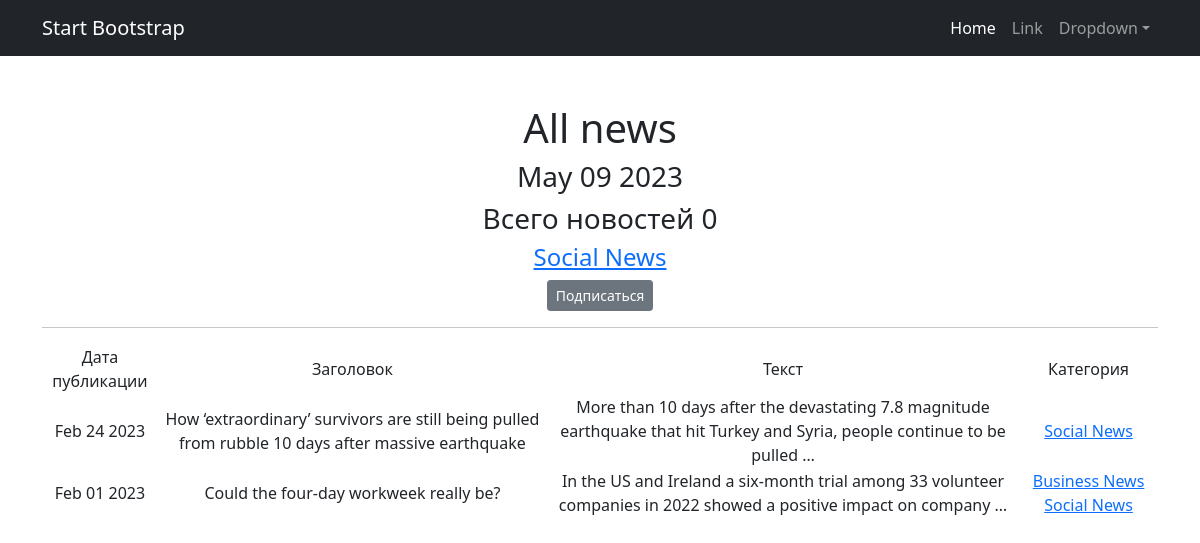
Screenshot of /news/categories/7 with the database file from the repository.
### news_portal/models.py (models this page shows, shortened)
class Category(models.Model):
    name = models.CharField(max_length=255, unique=True)
    subscribers = models.ManyToManyField(User, related_name='categories')
    def __str__(self):
      return self.name.title()

class Post(models.Model):
    news = "NS"
    article = "AC"
    TYPE = [
        (news, 'News'),
        (article, 'Article')
    ]
    author = models.ForeignKey("Author", on_delete=models.CASCADE)
    type = models.CharField(max_length=2, choices=TYPE, default=news)
    post_time_in = models.DateTimeField(auto_now_add=True)
    category = models.ManyToManyField("Category", through="PostCategory")
    title = models.CharField(max_length=255)
    post_text = models.TextField()
    post_rating = models.FloatField(default=0.0)

### news_portal/views.py (the view)
# urls.py: path('categories/<int:pk>', CategoryListView.as_view(), name='category-list'),
class CategoryListView(ListView):
    model = Post
    template_name = 'category_list.html'
    context_object_name = 'category_news_list'
    def get_queryset(self):
        self.category = get_object_or_404(Category, id=self.kwargs['pk'])
        queryset = Post.objects.filter(category=self.category).order_by('-post_time_in')
        return queryset
    def get_context_data(self, **kwargs):
        context = super().get_context_data(**kwargs)
        context['is_not_subscriber'] = self.request.user not in self.category.subscribers.all()
        context['category'] = self.category
        return context

### news_portal/templatetags/news_filters.py (called while the page is built)
@register.filter()
def cenzor(value):
    mat = ['idiot', 'fizz', 'nasty', 'euro']
    word = ''
    text = value.split()
    for i in range(len(text)):
        for j in mat:
            if j in text[i].lower():
                for c in (text[i]):
                    word += '*' if c.isalpha() else c
                    text[i] = text[i][0] + word
    return ' '.join(text)

### news_portal/templatetags/news_tags.py (called while the page is built)
@register.simple_tag()
def current_time(format_string='%b %d %Y'):
   return datetime.utcnow().strftime(format_string)

### templates/category_list.html (shortened to what this page needs)
{% extends 'flatpages/default.html' %}
{% load news_filters %}
{% load news_tags %}
{% block content %}
    <h1>All news</h1>
    <h3>{% current_time '%b %d %Y' %}</h3>
    <h3>Всего новостей {{ news | length }}</h3>
    <h4><a href="categories/{{ category.id }}" >{{category}}</a></h4>
    <form action="" method="get">
        {% if is_not_subscriber %}
          <p class="text-center"><a href="{% url 'subscribe' category.id %}" class="btn btn-secondary btn-sm">Подписаться</a></p>
        {% endif %}
    </form>
    <hr>
    {% if category_news_list %}
       <table>
           <tr>
               <td>Дата публикации</td>
               <td>Заголовок</td>
               <td>Текст</td>
               <td>Категория</td>
           </tr>
           {% for post in category_news_list %}
           <tr>
               <td>{{ post.post_time_in | date:'M d Y' }}</td>
               <td>{{ post.title | cenzor }}</td>
               <td>{{ post.post_text | truncatewords:20 | cenzor }}</td>
               <td>{% for category in post.category.all %}
                <a href="categories/{{ category.id }}">{{category}}</a>
                {% endfor %}
                </td>
           </tr>
           {% endfor %}
       </table>
   {% else %}
       <h2>Актульных новостей нет</h2>
   {% endif %}
{% endblock content %}

### rows the page displays
Category: name "Social News"
Post: post_time_in "Feb 24 2023", title|cenzor "How ‘extraordinary’ survivors are still being pulled from rubble 10 days after massive earthquake", post_text|cenzor "More than 10 days after the devastating 7.8 magnitude earthquake that hit Turkey and Syria, people continue to be pulled …"
Post: post_time_in "Feb 01 2023", title|cenzor "Could the four-day workweek really be?", post_text|cenzor "In the US and Ireland a six-month trial among 33 volunteer companies in 2022 showed a positive impact on company …"
Category: name "Business News"

### other values shown
{{ news | length }} "0"
